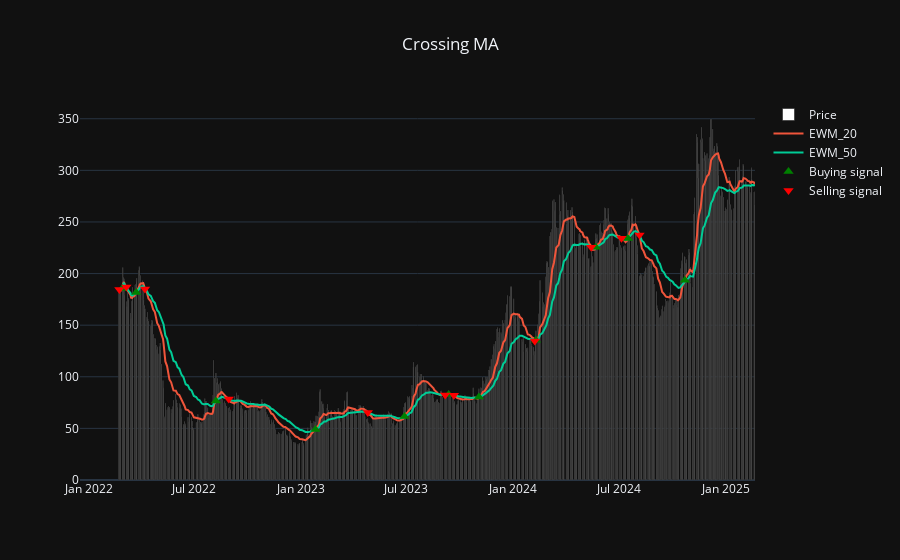

Here is the notebook cell this chart was saved with:
### Code cell
df_ma = strategy.calc_crossing_MA(df, SHORT_MA, LONG_MA)
strategy.show_crossing_MA(df_ma, SHORT_MA, LONG_MA)

### Figure 1 — Plotly figure (JSON) as saved in the notebook; plotly's stock layout.template omitted (floating-point values rounded to 4 significant figures; data arrays with more than 128 entries replaced by an {"elided": "..."} marker saying what was removed)
{"data": [{"marker": {"color": "white"}, "name": "Price", "type": "bar", "x": {"elided": "752 str values"}, "y": {"elided": "752 float values"}}, {"name": "EWM_20", "type": "scatter", "x": {"elided": "752 str values"}, "y": {"elided": "752 float values"}}, {"name": "EWM_50", "type": "scatter", "x": {"elided": "752 str values"}, "y": {"elided": "752 float values"}}, {"marker": {"color": "green", "size": 9, "symbol": "triangle-up"}, "mode": "markers", "name": "Buying signal", "type": "scatter", "x": ["2022-02-28", "2022-03-24", "2022-08-08", "2023-01-26", "2023-06-28", "2023-09-12", "2023-11-03", "2024-02-09", "2024-05-22", "2024-07-16", "2024-10-22"], "y": [185.5, 181.7, 76.52, 48.92, 61.49, 82.88, 80.29, 135.5, 225.6, 234.0, 193.5]}, {"marker": {"color": "red", "size": 9, "symbol": "triangle-down"}, "mode": "markers", "name": "Selling signal", "type": "scatter", "x": ["2022-02-23", "2022-03-07", "2022-04-08", "2022-08-30", "2023-04-26", "2023-09-06", "2023-09-21", "2024-02-07", "2024-05-14", "2024-07-05", "2024-08-05"], "y": [184.5, 187.1, 185.1, 78.36, 65.38, 82.45, 82.13, 134.7, 225.4, 234.2, 237.4]}], "layout": {"title": {"text": "Crossing MA", "x": 0.5, "xanchor": "center"}, "xaxis": {"rangeslider": {"visible": false}}}}
